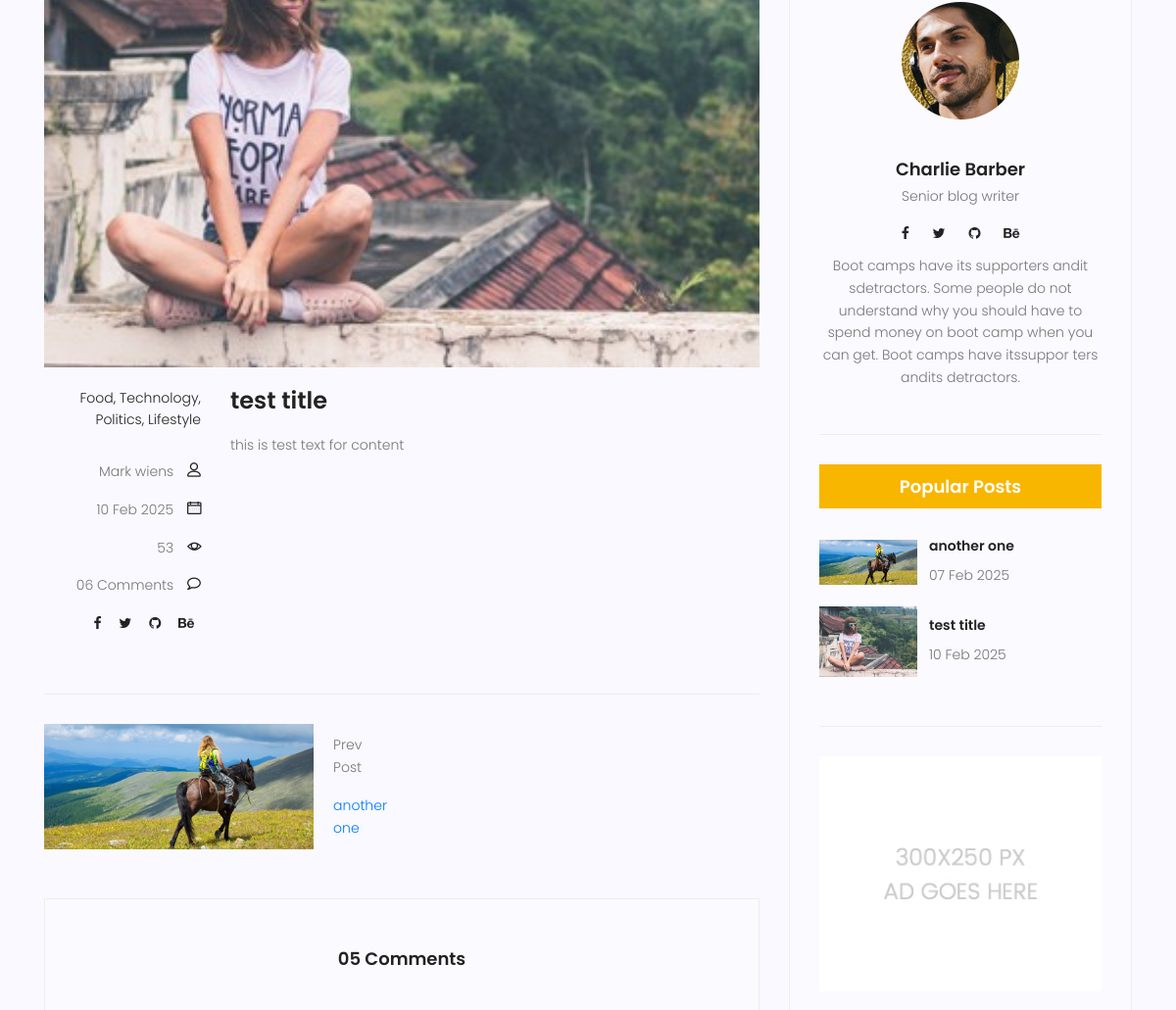
Before: /blog/1 (middle part) with the older database file.
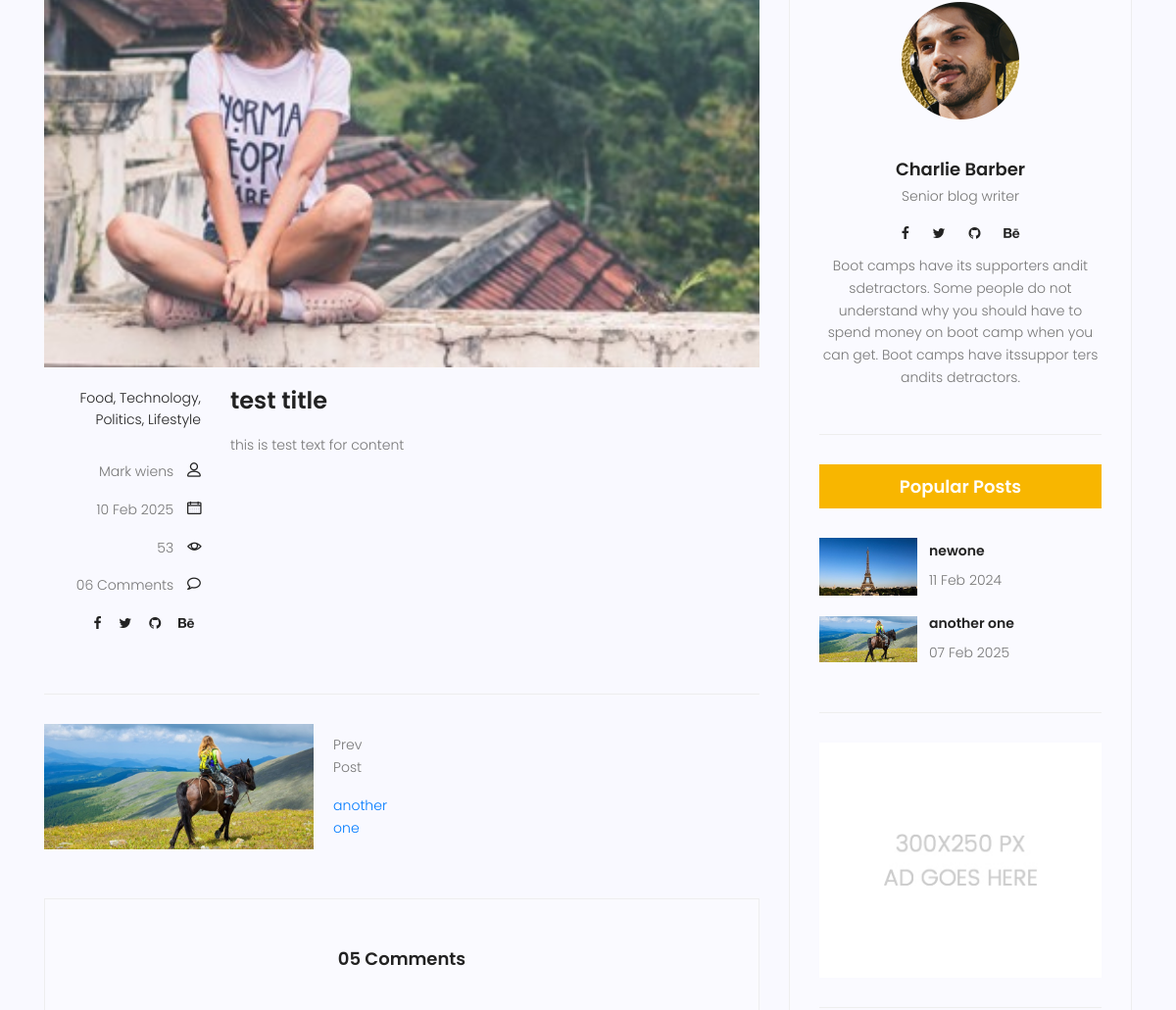
After: the same page with the newer database file.
### blog/models.py (models this page shows, shortened)
class Post(models.Model):
    image=models.ImageField(upload_to='blog/',default='blog/default.jpg')
    author=models.ForeignKey(User,on_delete=models.SET_NULL,null=True)
    title=models.CharField(max_length=255)
    content=models.TextField()
    category=models.ManyToManyField(Category)
    counted_view=models.IntegerField(default=0)
    status=models.BooleanField(default=False)
    published_date=models.DateTimeField(null=True)
    created_date=models.DateTimeField(auto_now_add=True)
    updated_date=models.DateTimeField(auto_now=True)
    class Meta:
        ordering=['-created_date']

### blog/views.py (the view)
# urls.py: path('<int:pid>', blog_single, name='single'),
def blog_single(request,pid):
    posts=Post.objects.filter(published_date__lte=timezone.now(),status=1)
    post=get_object_or_404(posts ,pk=pid)
    previous_post=Post.objects.filter(created_date__gt=post.created_date,published_date__lte=timezone.now(),status=1 ).order_by('created_date').first()
    next_post=Post.objects.filter(created_date__lt=post.created_date,published_date__lte=timezone.now(),status=1 ).order_by('-created_date').first()
    post.counted_view=post.counted_view+1
    post.save()
    context={'post': post, 'previous_post':previous_post , 'next_post':next_post}
    return render(request,'blog/blog-single.html',context)

### blog/templatetags/blog-tags.py (called while the page is built)
@register.inclusion_tag('blog/blog-popular-post.html')
def latestposts():
    posts=Post.objects.filter(status=1).order_by('published_date')[:2]
    return {'posts':posts}

### templates/blog/blog-single.html (shortened to what this page needs)
{% extends 'base.html' %}
{% load static %}
{%load blog-tags %}
{% block content %}
  <section class="post-content-area single-post-area">
    <div class="container">
      <div class="row">
        <div class="col-lg-8 posts-list">
          <div class="single-post row">
            <div class="col-lg-12">
              <div class="feature-img">
                <img class="img-fluid" src="{{post.image.url}}" alt="" />
              </div>
            </div>
            <div class="col-lg-3 col-md-3 meta-details">
              <ul class="tags">
                <li>
                  <a href="#">Food,</a>
                </li>
                <li>
                  <a href="#">Technology,</a>
                </li>
                <li>
                  <a href="#">Politics,</a>
                </li>
                <li>
                  <a href="#">Lifestyle</a>
                </li>
              </ul>
              <div class="user-details row">
                <p class="user-name col-lg-12 col-md-12 col-6">
                  <a href="#">Mark wiens</a> <span class="lnr lnr-user"></span>
                </p>
                <p class="date col-lg-12 col-md-12 col-6">
                  <a href="#">{{post.published_date|date:'d M Y'}}</a> <span class="lnr lnr-calendar-full"></span>
                </p>
                <p class="view col-lg-12 col-md-12 col-6">
                  <a href="#">{{post.counted_view}}</a> <span class="lnr lnr-eye"></span>
                </p>
                <p class="comments col-lg-12 col-md-12 col-6">
                  <a href="#">06 Comments</a> <span class="lnr lnr-bubble"></span>
                </p>
                <ul class="social-links col-lg-12 col-md-12 col-6">
                  <li>
                    <a href="#"><i class="fa fa-facebook"></i></a>
                  </li>
                  <li>
                    <a href="#"><i class="fa fa-twitter"></i></a>
                  </li>
                  <li>
                    <a href="#"><i class="fa fa-github"></i></a>
                  </li>
                  <li>
                    <a href="#"><i class="fa fa-behance"></i></a>
                  </li>
                </ul>
              </div>
            </div>
            <div class="col-lg-9 col-md-9">
              <h3 class="mt-20 mb-20">{{post.title}}</h3>
              <p class="excert">
                {{post.content}}
              </p>
            </div>
          </div>
          <div class="navigation-area">
            <div class="row">
              <div class="col-lg-6 col-md-6 col-12 nav-left flex-row d-flex justify-content-start align-items-center">
                <div class="thumb">
                  <a href="#"><img class="img-fluid" src="{{previous_post.image.url}}" alt="" /></a>
                </div>
                <div class="arrow">
                  <a href="#"></a>
                </div>
                <div class="detials">
                {%if previous_post %}
                <p>Prev Post</p>
                <a href='{% url 'blog:single' previous_post.id %}'>{{previous_post.title}}</a>
                {% endif %}
                </div>
              </div>
              <div class="col-lg-6 col-md-6 col-12 nav-right flex-row d-flex justify-content-end align-items-center">
                <div class="arrow">
                  <a href="#"></a>
                </div>
              </div>
            </div>
          </div>
          <div class="comments-area">
            <h4>05 Comments</h4>
          </div>
        </div>
        <div class="col-lg-4 sidebar-widgets">
          <div class="widget-wrap">
            {%include 'blog/blog-writer.html'%}
            {%latestposts%}
            {%include 'blog/blog-ads.html'%}
          </div>
        </div>
      </div>
    </div>
  </section>
{% endblock %}

### templates/blog/blog-popular-post.html
{% load static %}
<div class="single-sidebar-widget popular-post-widget">
    <h4 class="popular-title">Popular Posts</h4>
    <div class="popular-post-list">
      {%for post in posts %}
      <div class="single-post-list d-flex flex-row align-items-center">
        <div class="thumb">
          <img class="img-fluid" src="{{post.image.url}}" alt="" />
        </div>
        <div class="details">
          <a href="{% url 'blog:single' pid=post.id %}"><h6>{{post.title}}</h6></a>
          <p>{{post.published_date|date:'d M Y'}}</p>
        </div>
      </div>
      {% endfor %}
    </div>
  </div>

Changed rows visible on the page:
no longer on one of the page's lists (row unchanged): Post: title "test title", published_date "10 Feb 2025"
now on this page (row edited): Post: image (picture), title "newone", published_date "11 Feb 2024"
